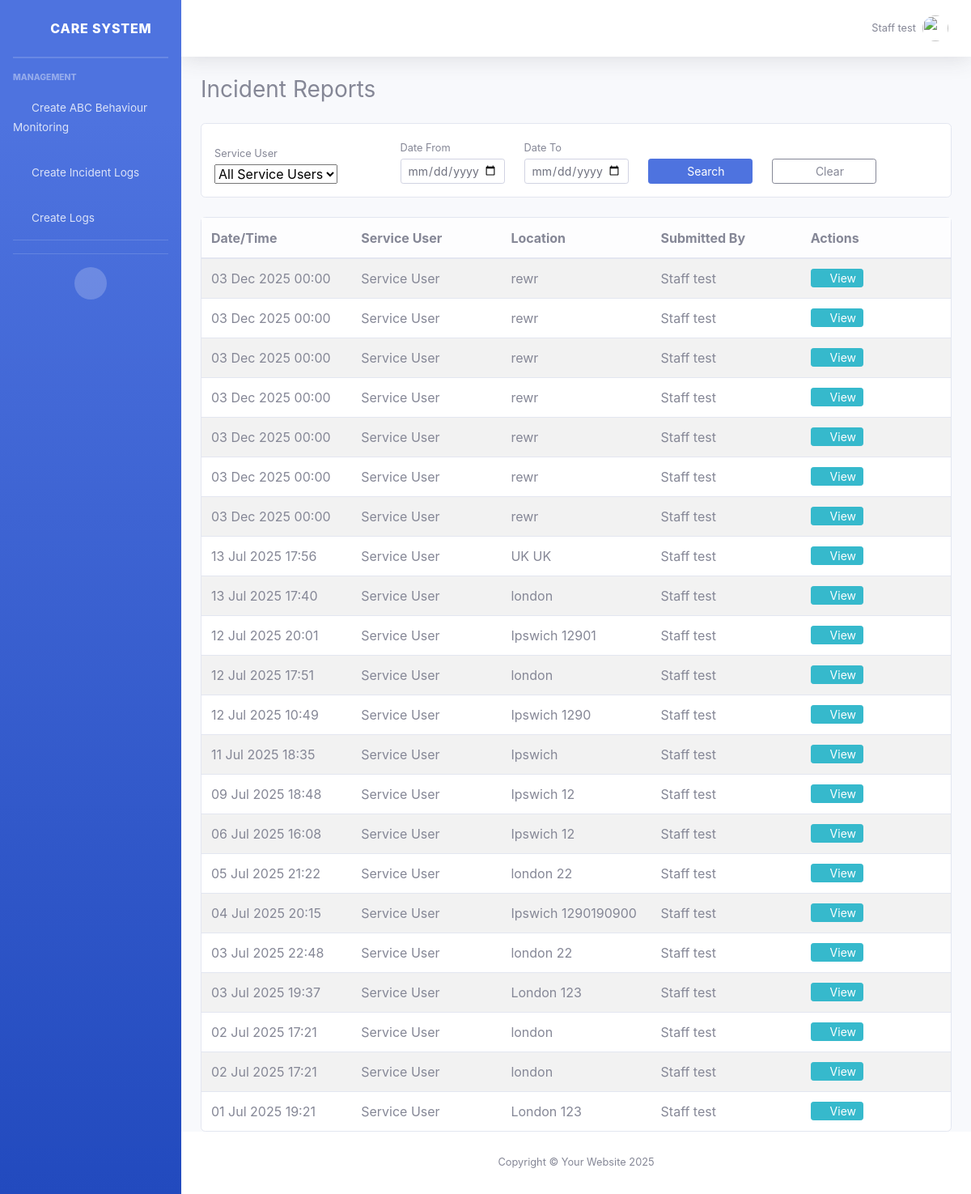
The app's page /incident-reports/ (signed in) with its own data.
### core/models.py (models this page shows, shortened)
class CustomUser(AbstractBaseUser, PermissionsMixin):
    STAFF = 'staff'
    TEAM_LEAD = 'team_lead'
    Manager = 'manager'
    ROLE_CHOICES = [
        (Manager, 'Manager'),
        (STAFF, 'Staff'),
        (TEAM_LEAD, 'Team Lead'),
    ]
    image = models.ImageField(upload_to='staff/', blank=True, null=True)
    phone = models.CharField(max_length=20, blank=True, null=True)
    address = models.TextField(blank=True, null=True)
    additional_info = models.TextField(blank=True, null=True)
    role = models.CharField(max_length=20, choices=ROLE_CHOICES, default=STAFF)
    carehome = models.ForeignKey('CareHome', on_delete=models.SET_NULL, null=True, blank=True)
    last_active = models.DateTimeField(null=True, blank=True)
    email = models.EmailField(unique=True)
    first_name = models.CharField(max_length=30, blank=True)
    last_name = models.CharField(max_length=150, blank=True)
    is_staff = models.BooleanField(default=False)
    is_active = models.BooleanField(default=True)
    date_joined = models.DateTimeField(default=timezone.now)
    USERNAME_FIELD = 'email'
    REQUIRED_FIELDS = ['first_name', 'last_name']
    objects = CustomUserManager()
    def get_full_name(self):
        full_name = f"{self.first_name} {self.last_name}".strip()
        return full_name if full_name else self.email
    class Meta:
        verbose_name = 'User'
        verbose_name_plural = 'Users'

class IncidentReport(models.Model):
    staff = models.ForeignKey(settings.AUTH_USER_MODEL, on_delete=models.CASCADE, null=True, blank=True)
    service_user = models.ForeignKey('ServiceUser', on_delete=models.CASCADE)
    carehome = models.ForeignKey('CareHome', on_delete=models.CASCADE, null=True, blank=True)
    incident_datetime = models.DateTimeField()
    location = models.CharField(max_length=255)
    dob = models.DateField()
    staff_involved = models.CharField(max_length=255)
    prior_description = models.TextField()
    incident_description = models.TextField()
    user_response = models.TextField()
    contacted_manager = models.BooleanField(default=False)
    manager_contact_date = models.DateTimeField(null=True, blank=True)
    manager_contact_comment = models.TextField(blank=True)
    contacted_police = models.BooleanField(default=False)
    police_contact_date = models.DateTimeField(null=True, blank=True)
    police_contact_comment = models.TextField(blank=True)
    contacted_paramedics = models.BooleanField(default=False)
    paramedics_contact_date = models.DateTimeField(null=True, blank=True)
    paramedics_contact_comment = models.TextField(blank=True)
    contacted_other = models.BooleanField(default=False)
    other_contact_name = models.CharField(max_length=255, blank=True)
    other_contact_date = models.DateTimeField(null=True, blank=True)
    other_contact_comment = models.TextField(blank=True)
    prn_administered = models.BooleanField(default=False)
    prn_by_whom = models.CharField(max_length=255, blank=True)
    injuries_detail = models.TextField(blank=True)
    property_damage = models.TextField(blank=True)
    image1 = models.ImageField(upload_to='incident_images/', blank=True, null=True)
    image2 = models.ImageField(upload_to='incident_images/', blank=True, null=True)
    image3 = models.ImageField(upload_to='incident_images/', blank=True, null=True)
    pdf_file = models.FileField(upload_to='incident_reports/', blank=True, null=True)

class ServiceUser(models.Model):
    carehome = models.ForeignKey(CareHome, on_delete=models.CASCADE,related_name='service_users')
    image = models.ImageField(upload_to='service_users/', blank=True, null=True)
    first_name = models.CharField(max_length=100)
    last_name = models.CharField(max_length=100)
    phone = models.CharField(
        max_length=20,
        validators=[
            RegexValidator(
                regex=r'^(\+44\s?7\d{3}|\(?07\d{3}\)?)\s?\d{3}\s?\d{3}$',
                message='Enter a valid UK phone number'
            )
        ]
    )
    email = models.EmailField(blank=True, null=True)
    emergency_contact = models.CharField(max_length=20)
    address = models.TextField()
    notes = models.TextField(blank=True, null=True)
    created_at = models.DateTimeField(auto_now_add=True)
    def __str__(self):
        return f"{self.first_name} {self.last_name}"

### core/views.py (the view)
# urls.py: path('incident-reports/', views.incident_report_list_view, name='incident_report_list'),
@login_required
def incident_report_list_view(request):
    user = request.user
    if user.is_superuser or user.role == 'manager':
        incidents = IncidentReport.objects.select_related('service_user')
    elif user.role == 'team_lead':
        incidents = IncidentReport.objects.filter(service_user__carehome=user.carehome)
    elif user.role == 'staff':
        incidents = IncidentReport.objects.filter(staff=user)
    else:
        incidents = IncidentReport.objects.none()
    service_user_id = request.GET.get('service_user')
    date_from = request.GET.get('date_from')
    date_to = request.GET.get('date_to')
    if service_user_id:
        incidents = incidents.filter(service_user_id=service_user_id)
    if date_from:
        try:
            date_from = datetime.strptime(date_from, '%Y-%m-%d').date()
            incidents = incidents.filter(incident_datetime__date__gte=date_from)
        except ValueError:
            pass
    if date_to:
        try:
            date_to = datetime.strptime(date_to, '%Y-%m-%d').date()
            incidents = incidents.filter(incident_datetime__date__lte=date_to)
        except ValueError:
            pass
    incidents = incidents.order_by('-incident_datetime')
    service_users = ServiceUser.objects.filter(
        id__in=incidents.values_list('service_user', flat=True).distinct()
    ).order_by('first_name')
    for incident in incidents:
        incident.has_images = any([
            incident.image1,
            incident.image2,
            incident.image3
        ])
    return render(request, 'forms/incident_report_list.html', {
        'incidents': incidents,
        'service_users': service_users,
        'search_params': request.GET
    })

### core/core/templates/forms/incident_report_list.html (shortened to what this page needs)
{% extends "core/base.html" %}
{% block content %}
<div class="d-flex justify-content-between align-items-center mb-4">
    <h1 class="h3 mb-0">Incident Reports</h1>
</div>
<div class="card mb-4">
    <div class="card-body p-3">
        <form method="get" class="row g-2 align-items-end">
            <div class="col-md-3">
                <label for="service_user" class="form-label small mb-1">Service User</label>
                <select name="service_user" id="service_user" class="form-select form-select-sm">
                    <option value="">All Service Users</option>
                </select>
            </div>
           <div class="col-md-2">
    <label for="date_from" class="form-label small mb-1">Date From</label>
    <input type="date" name="date_from" id="date_from" class="form-control form-control-sm"
           value="{{ search_params.date_from }}">
</div>
<div class="col-md-2">
    <label for="date_to" class="form-label small mb-1">Date To</label>
    <input type="date" name="date_to" id="date_to" class="form-control form-control-sm"
           value="{{ search_params.date_to }}">
</div>
            <div class="col-md-2">
                <button type="submit" class="btn btn-primary btn-sm w-100">
                    <i class="fas fa-search me-1"></i> Search
                </button>
            </div>
            <div class="col-md-2">
                <a href="{% url 'incident_report_list' %}" class="btn btn-outline-secondary btn-sm w-100">
                    <i class="fas fa-times me-1"></i> Clear
                </a>
            </div>
        </form>
    </div>
</div>
<div class="card">
    <div class="card-body p-0">
        <div class="table-responsive">
            <table class="table table-striped table-hover mb-0">
                <thead class="table-light">
                <tr>
                    <th width="20%">Date/Time</th>
                    <th width="20%">Service User</th>
                    <th width="20%">Location</th>
                    <th width="20%">Submitted By</th>
                    <th width="20%">Actions</th>
                </tr>
                </thead>
                <tbody>
                {% for incident in incidents %}
                <tr>
                    <td>{{ incident.incident_datetime|date:"d M Y H:i" }}</td>
                    <td>{{ incident.service_user }}</td>
                    <td>{{ incident.location }}</td>
                    <td>{{ incident.staff.get_full_name }}</td>
                    <td>
                        <div class="d-flex gap-1">
                            <a href="{% url 'view_incident_report' incident.id %}"
                               class="btn btn-info btn-sm py-0 px-2">
                                <i class="fas fa-eye"></i> View
                            </a>
                        </div>
                    </td>
                </tr>
                {% empty %}
                <tr>
                    <td colspan="5" class="text-center py-4">No incident reports found</td>
                </tr>
                {% endfor %}
                </tbody>
            </table>
        </div>
    </div>
</div>
{% endblock %}

### core/core/templates/core/topbar.html (shortened to what this page needs)
{% load static %}
<nav class="navbar navbar-expand navbar-light bg-white topbar mb-4 static-top shadow">
    <ul class="navbar-nav ml-auto">
        <li class="nav-item dropdown no-arrow">
            <a class="nav-link dropdown-toggle" href="#" id="userDropdown" role="button"
                data-toggle="dropdown" aria-haspopup="true" aria-expanded="false">
                <span class="mr-2 d-none d-lg-inline text-gray-600 small">
                    {{ request.user.get_full_name|default:request.user.email }}
                </span>
                {% if request.user.profile_picture %}
                <img class="img-profile rounded-circle" src="{{ request.user.profile_picture.url }}">
                {% else %}
                <img class="img-profile rounded-circle" src="{% static 'img/undraw_profile.svg' %}">
                {% endif %}
            </a>
        </li>
    </ul>
</nav>

### records on screen
CustomUser: user.get_full_name "Staff test"
IncidentReport: incident_datetime "03 Dec 2025 00:00", service_user "Service User", location "rewr", staff.get_full_name "Staff test"
IncidentReport: incident_datetime "03 Dec 2025 00:00", service_user "Service User", location "rewr", staff.get_full_name "Staff test"
IncidentReport: incident_datetime "03 Dec 2025 00:00", service_user "Service User", location "rewr", staff.get_full_name "Staff test"
IncidentReport: incident_datetime "03 Dec 2025 00:00", service_user "Service User", location "rewr", staff.get_full_name "Staff test"
IncidentReport: incident_datetime "03 Dec 2025 00:00", service_user "Service User", location "rewr", staff.get_full_name "Staff test"
IncidentReport: incident_datetime "03 Dec 2025 00:00", service_user "Service User", location "rewr", staff.get_full_name "Staff test"
IncidentReport: incident_datetime "03 Dec 2025 00:00", service_user "Service User", location "rewr", staff.get_full_name "Staff test"
IncidentReport: incident_datetime "13 Jul 2025 17:56", service_user "Service User", location "UK UK", staff.get_full_name "Staff test"
IncidentReport: incident_datetime "13 Jul 2025 17:40", service_user "Service User", location "london", staff.get_full_name "Staff test"
IncidentReport: incident_datetime "12 Jul 2025 20:01", service_user "Service User", location "Ipswich 12901", staff.get_full_name "Staff test"
IncidentReport: incident_datetime "12 Jul 2025 17:51", service_user "Service User", location "london", staff.get_full_name "Staff test"
IncidentReport: incident_datetime "12 Jul 2025 10:49", service_user "Service User", location "Ipswich 1290", staff.get_full_name "Staff test"
IncidentReport: incident_datetime "11 Jul 2025 18:35", service_user "Service User", location "Ipswich", staff.get_full_name "Staff test"
IncidentReport: incident_datetime "09 Jul 2025 18:48", service_user "Service User", location "Ipswich 12", staff.get_full_name "Staff test"
IncidentReport: incident_datetime "06 Jul 2025 16:08", service_user "Service User", location "Ipswich 12", staff.get_full_name "Staff test"
IncidentReport: incident_datetime "05 Jul 2025 21:22", service_user "Service User", location "london 22", staff.get_full_name "Staff test"
IncidentReport: incident_datetime "04 Jul 2025 20:15", service_user "Service User", location "Ipswich 1290190900", staff.get_full_name "Staff test"
IncidentReport: incident_datetime "03 Jul 2025 22:48", service_user "Service User", location "london 22", staff.get_full_name "Staff test"
IncidentReport: incident_datetime "03 Jul 2025 19:37", service_user "Service User", location "London 123", staff.get_full_name "Staff test"
IncidentReport: incident_datetime "02 Jul 2025 17:21", service_user "Service User", location "london", staff.get_full_name "Staff test"
IncidentReport: incident_datetime "02 Jul 2025 17:21", service_user "Service User", location "london", staff.get_full_name "Staff test"
IncidentReport: incident_datetime "01 Jul 2025 19:21", service_user "Service User", location "London 123", staff.get_full_name "Staff test"
